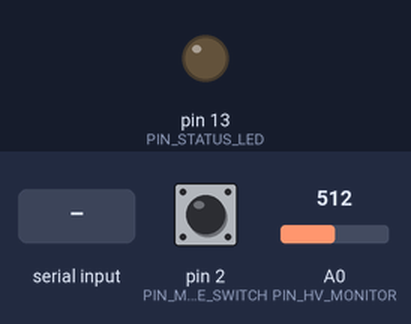
A sketch run on a simulated Arduino Nano, built with avr-gcc and run on an emulated ATmega328P. Parts: output pins drawn as LEDs (lit = HIGH). The inputs (shaded band) are chosen by the test bench; at power-on: pin 2 (PIN_MODE_SWITCH) HIGH, A0 (PIN_HV_MONITOR) = 512. Pins used as bus, display or sensor lines are not drawn; what the sketch prints to the serial monitor is not drawn.

Above: at 1.7 s.
1.8 s: "r" received over Serial
At 3.7 s:
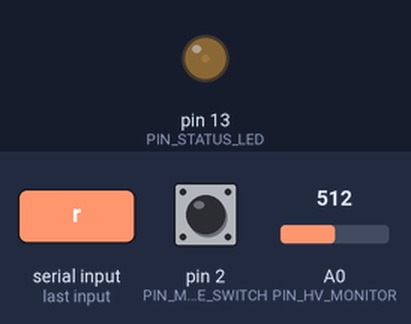
4.8 s: "b90\n" received over Serial
At 6.89 s:
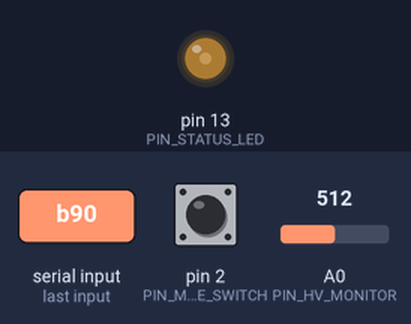
7.8 s: pin 2 (PIN_MODE_SWITCH) pulled LOW for 1 s
11.8 s: A0 (PIN_HV_MONITOR) set to 190
14.8 s: "f90\n" received over Serial
17.8 s: "i" received over Serial
Timing chart, 0 to 21.8 s (numbered marks = the images above; inputs shaded):
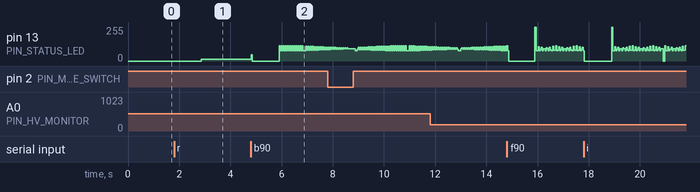

The sketch:

pulser_400v_controller.ino
```cpp
// =============================================================================
// External 400V Pulser Controller — TurboQuant NDE Module
// Arduino Nano / Pro Mini (5V, 16 MHz)
// Interfaces: Serial (USB), Trigger input (BNC or DIO), HV monitor (ADC)
// =============================================================================

#include <SoftwareSerial.h>

// ─────────────────────────────────────────────────────────────────────────────
// PIN DEFINITIONS
// ─────────────────────────────────────────────────────────────────────────────
#define PIN_TRIGGER_OUT     9   // PWM-capable pin to TC4427 gate driver
#define PIN_STATUS_LED      13  // Built-in LED
#define PIN_HV_MONITOR      A0  // HV rail voltage (via 1000:1 divider)
#define PIN_POT_VOLTAGE     A1  // Optional: analog pot for voltage adjustment
#define PIN_MODE_SWITCH     2   // Optional: toggle Medical/NDE mode (interrupt)

// ─────────────────────────────────────────────────────────────────────────────
// DEFAULT PARAMETERS
// ─────────────────────────────────────────────────────────────────────────────
struct PulseParams {
    uint16_t pulseWidth_us = 100;      // 50–1000 µs
    uint16_t prf_hz = 100;             // 1–1000 Hz
    uint8_t  burstCycles = 5;          // 1–50 pulses per burst
    uint16_t hv_setpoint = 200;        // 50–400V target (if digital pot fitted)
    bool     externalMode = true;      // true = use this pulser, false = bypass
};

PulseParams params;

// ─────────────────────────────────────────────────────────────────────────────
// STATE
// ─────────────────────────────────────────────────────────────────────────────
volatile bool running = false;
volatile bool fireSingle = false;
uint32_t pulseCount = 0;
unsigned long lastReportMs = 0;

// ─────────────────────────────────────────────────────────────────────────────
// SETUP
// ─────────────────────────────────────────────────────────────────────────────
void setup() {
    Serial.begin(115200);
    while (!Serial && millis() < 3000);  // Wait for Serial or timeout
    delay(500);

    pinMode(PIN_TRIGGER_OUT, OUTPUT);
    pinMode(PIN_STATUS_LED, OUTPUT);
    pinMode(PIN_MODE_SWITCH, INPUT_PULLUP);

    digitalWrite(PIN_TRIGGER_OUT, LOW);
    digitalWrite(PIN_STATUS_LED, LOW);

    // Attach mode switch interrupt
    attachInterrupt(digitalPinToInterrupt(PIN_MODE_SWITCH), onModeSwitch, CHANGE);

    printBanner();
    printHelp();
}

// ─────────────────────────────────────────────────────────────────────────────
// MAIN LOOP
// ─────────────────────────────────────────────────────────────────────────────
void loop() {
    handleSerialCommands();

    if (fireSingle) {
        fireSingle = false;
        fireBurst();
        Serial.println("[OK] Single burst fired");
    }

    if (running) {
        fireBurst();
        pulseCount += params.burstCycles;

        // PRF delay
        unsigned long period_ms = 1000UL / params.prf_hz;
        unsigned long elapsed = millis() - lastReportMs;

        // Report every ~2 seconds
        if (elapsed >= 2000) {
            reportStatus();
            lastReportMs = millis();
        }

        // Non-blocking delay approximation
        unsigned long delayNeeded = period_ms;
        if (delayNeeded > 50) delayNeeded = 50;  // Check serial frequently
        delay(delayNeeded);
    }
}

// ─────────────────────────────────────────────────────────────────────────────
// PULSE GENERATION
// ─────────────────────────────────────────────────────────────────────────────
void firePulse() {
    digitalWrite(PIN_TRIGGER_OUT, HIGH);
    delayMicroseconds(params.pulseWidth_us);
    digitalWrite(PIN_TRIGGER_OUT, LOW);
}

void fireBurst() {
    digitalWrite(PIN_STATUS_LED, HIGH);
    for (uint8_t i = 0; i < params.burstCycles; i++) {
        firePulse();
        // Short inter-pulse delay (10 µs) for burst coherence
        delayMicroseconds(10);
    }
    digitalWrite(PIN_STATUS_LED, LOW);
}

// ─────────────────────────────────────────────────────────────────────────────
// HV MONITOR
// ─────────────────────────────────────────────────────────────────────────────
float readHVVoltage() {
    // ADC: 10-bit, 5V reference = 5V/1024 = 4.88 mV per count
    // Divider: 10MΩ + 10kΩ = 1000:1 ratio
    // So: ADC_voltage = HV / 1000
    // HV = ADC_reading × 4.88 mV × 1000 = ADC_reading × 4.88 V
    int raw = analogRead(PIN_HV_MONITOR);
    float hv = raw * 4.88;  // volts
    return hv;
}

// ─────────────────────────────────────────────────────────────────────────────
// SERIAL COMMANDS
// ─────────────────────────────────────────────────────────────────────────────
void handleSerialCommands() {
    if (!Serial.available()) return;

    char cmd = Serial.read();
    int value = Serial.parseInt();

    switch (cmd) {
        case 'p':  // Pulse width
            params.pulseWidth_us = constrain(value, 10, 1000);
            Serial.print("[SET] Pulse width = ");
            Serial.print(params.pulseWidth_us);
            Serial.println(" µs");
            break;

        case 'f':  // PRF
            params.prf_hz = constrain(value, 1, 1000);
            Serial.print("[SET] PRF = ");
            Serial.print(params.prf_hz);
            Serial.println(" Hz");
            break;

        case 'b':  // Burst cycles
            params.burstCycles = constrain(value, 1, 50);
            Serial.print("[SET] Burst cycles = ");
            Serial.println(params.burstCycles);
            break;

        case 'v':  // HV setpoint (if digital pot fitted)
            params.hv_setpoint = constrain(value, 50, 400);
            Serial.print("[SET] HV target = ");
            Serial.print(params.hv_setpoint);
            Serial.println(" V");
            // TODO: Adjust digital potentiometer via I2C/SPI
            break;

        case 's':  // Single burst
            fireSingle = true;
            break;

        case 'r':  // Run continuous
            if (!running) {
                running = true;
                pulseCount = 0;
                lastReportMs = millis();
                Serial.println("[RUN] Continuous mode started (send 'x' to stop)");
            }
            break;

        case 'x':  // Stop
            if (running) {
                running = false;
                Serial.println("[STOP] Continuous mode stopped");
                reportStatus();
            }
            break;

        case 'h':  // Read HV
            reportHV();
            break;

        case 'm':  // Mode
            params.externalMode = !params.externalMode;
            Serial.print("[SET] Mode = ");
            Serial.println(params.externalMode ? "EXTERNAL PULSER (NDE)" : "BYPASS (V5 internal)");
            break;

        case 'i':  // Info / status
            reportStatus();
            break;

        case '?':  // Help
        case 'H':
            printHelp();
            break;

        default:
            // Ignore unknown characters (likely whitespace)
            break;
    }
}

// ─────────────────────────────────────────────────────────────────────────────
// REPORTING
// ─────────────────────────────────────────────────────────────────────────────
void reportHV() {
    float hv = readHVVoltage();
    Serial.print("[HV] Rail voltage = ");
    Serial.print(hv, 1);
    Serial.println(" V");

    // Safety warning
    if (hv > 50) {
        Serial.println("[WARN] HV capacitor charged — discharge before handling!");
    }
}

void reportStatus() {
    Serial.println("\n─── STATUS ───");
    Serial.print("  Mode:       ");
    Serial.println(params.externalMode ? "External pulser (NDE)" : "Bypass (V5 internal)");
    Serial.print("  Pulse:      ");
    Serial.print(params.pulseWidth_us);
    Serial.println(" µs");
    Serial.print("  PRF:        ");
    Serial.print(params.prf_hz);
    Serial.println(" Hz");
    Serial.print("  Burst:      ");
    Serial.print(params.burstCycles);
    Serial.println(" cycles");
    Serial.print("  HV target:  ");
    Serial.print(params.hv_setpoint);
    Serial.println(" V");
    Serial.print("  HV actual:  ");
    Serial.print(readHVVoltage(), 1);
    Serial.println(" V");
    Serial.print("  Pulses:     ");
    Serial.println(pulseCount);
    Serial.print("  Running:    ");
    Serial.println(running ? "YES" : "NO");
    Serial.println("───────────────\n");
}

// ─────────────────────────────────────────────────────────────────────────────
// INTERRUPT HANDLER
// ─────────────────────────────────────────────────────────────────────────────
void onModeSwitch() {
    // Debounce in software if needed
    static unsigned long lastInterrupt = 0;
    unsigned long now = millis();
    if (now - lastInterrupt < 200) return;
    lastInterrupt = now;

    params.externalMode = digitalRead(PIN_MODE_SWITCH) == LOW;
    // In real hardware, this would also switch a relay to route TX_IN
}

// ─────────────────────────────────────────────────────────────────────────────
// UI
// ─────────────────────────────────────────────────────────────────────────────
void printBanner() {
    Serial.println("\n╔═══════════════════════════════════════╗");
    Serial.println("║   TurboQuant NDE — 400V Pulser      ║");
    Serial.println("║   External HV Module Controller       ║");
    Serial.println("╚═══════════════════════════════════════╝");
    Serial.println("Version: 0.1 | 2026-05-07\n");
}

void printHelp() {
    Serial.println("Serial Commands (115200 baud):");
    Serial.println("  pXXX  → Pulse width in µs     (p100 = 100 µs)");
    Serial.println("  fXXX  → PRF in Hz             (f100 = 100 Hz)");
    Serial.println("  bXXX  → Burst cycles          (b10 = 10 pulses)");
    Serial.println("  vXXX  → HV target in V        (v200 = 200V)");
    Serial.println("  s     → Fire single burst");
    Serial.println("  r     → Run continuous");
    Serial.println("  x     → Stop");
    Serial.println("  h     → Read HV rail voltage");
    Serial.println("  m     → Toggle external/bypass mode");
    Serial.println("  i     → Full status report");
    Serial.println("  ?/H   → This help\n");
    Serial.println("Safety: 'h' to check HV before handling. Wait for LED off.\n");
}

// =============================================================================
// END OF SKETCH
// =============================================================================
```

Measured:
- after the input at 1.8 s, pin 13 (PIN_STATUS_LED): 0/255 → 15/255 after 1.1 s
